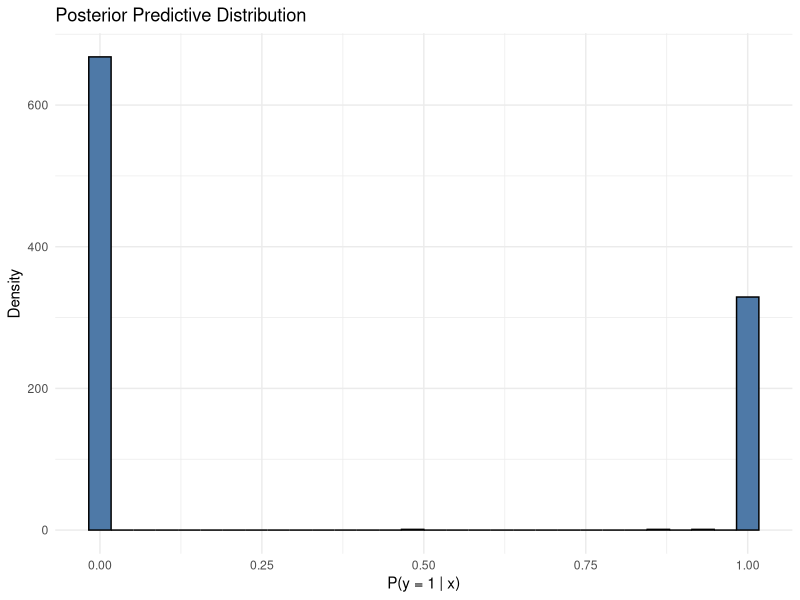

The R source for this figure:
## ---- chunk 1
knitr::opts_chunk$set(echo = TRUE,warning = FALSE, message = FALSE, fig.dim=c(4, 2.5), fig.align='center')
library("mvtnorm")
library("knitr")
library("ggplot2")

## ---- chunk 2
library("mvtnorm")
#(a)
data <- read.csv("Disease.csv")
data <- as.data.frame(data)
#normalize age,symtoms and white blood counts
age_mean <- mean(data$age)
age_sd <- sd(data$age)
duration_mean <- mean(data$duration_of_symptoms)
duration_sd <- sd(data$duration_of_symptoms)
white_mean <- mean(data$white_blood)
white_sd <- sd(data$white_blood)

data[,2] <- (data[,2]-age_mean)/age_sd
data[,4] <- (data[,4]-duration_mean)/duration_sd
data[,6] <- (data[,6]-white_mean)/white_sd

y <- data[,7] #response
X <- as.matrix(data[,1:6]) #Covariates
Xnames <- colnames(X)

#log posterior distribution
LogPostLogistic <- function(betas,y,X,mu,Sigma){
  linPred <- X%*%betas;
  logLik <- sum( linPred*y - log(1 + exp(linPred)) );
  #log prior
  logPrior <- dmvnorm(betas, mu, Sigma, log=TRUE);
  
  return(logLik + logPrior)
}

#set the prior
mu <- rep(0,ncol(X))
sigma <- 2*diag(ncol(X))
#initial beta
initVal <- rep(0,ncol(X))

#using optim function fine the mode of beta(mean of posterior dist) and observed information at the mode(sigma of posterior dist)
OptimRes <- optim(initVal,LogPostLogistic,gr=NULL,y,X,mu,sigma,method=c("BFGS"),control=list(fnscale=-1),hessian=TRUE)

#find the mu of approx posterior (mode of beta)
approxPostMode <-matrix(OptimRes$par,1,ncol(X))
colnames(approxPostMode) <- Xnames
#find the sd of approx posterior
approxPostStd <- sqrt(diag(solve(-OptimRes$hessian))) # Computing approximate standard deviations.
approxPostStd <- matrix(approxPostStd,1,ncol(X))
colnames(approxPostStd) <- Xnames

#mode
mode <- approxPostMode
mode <- as.data.frame(mode)
kable(mode,caption = "Mode of beta")

#
observedInf <- solve(-(OptimRes$hessian))
observedInf <- as.data.frame(observedInf)
colnames(observedInf) <- Xnames
kable(observedInf,caption = "Observed Information Matrix (Inverse Negative Hessian)")
## ---- chunk 3
#find the 95% equal tail posterior probability interval for coefficient Age
Cred_int <- matrix(0,2,ncol(X)) # Create 95 % approximate credibility intervals for each coefficient
Cred_int[1,] <- approxPostMode - 1.96*approxPostStd
Cred_int[2,] <- approxPostMode + 1.96*approxPostStd
colnames(Cred_int) <- Xnames

cat("95% approximate credibility intervals for Age is [",Cred_int[1,2],Cred_int[2,2],"].","\n")
## ---- chunk 4
#Comparison with glm
glmModel<- glm(class_of_diagnosis ~ 0 + ., data = data, family = binomial)
print("Maximum Likelihood Estimates (MLE) for variable Age:")
coef(glmModel)[2]
print("Posterior Means for variable Age:")
approxPostMode[2]
## ---- chunk 5
#(b)
#normalizing the sample
xnew <- c(1,38,1,10,0,11000)
xnew_normalized <- c(1,(38-age_mean)/age_sd,1,(10-duration_mean)/duration_sd,0,(11000-white_mean)/white_sd)

#sampling beta from the posterior distribution
set.seed(12345)
beta_sample <- rmvnorm(1000,mean =approxPostMode,sigma=solve(-OptimRes$hessian))

#compute the predictive probability for different beta samples
predict_probs <- numeric(nrow(beta_sample)) 
for (i in 1:nrow(beta_sample)) {
  beta <- beta_sample[i,]
  linPred <- sum(xnew*beta)
  prob <- 1/(1+exp(-linPred))
  predict_probs[i] <- prob
}


#hist(predict_probs,breaks = 30,probability = T,main = "Posterior Predictive Distribution",xlab = "P(y=1|x)")

df_pred <- as.data.frame(predict_probs)
ggplot(df_pred, aes(x = predict_probs)) +
  geom_histogram( bins = 30,fill="#4E79A7", color="black") +
  labs(
    title = "Posterior Predictive Distribution",
    x = "P(y = 1 | x)",
    y = "Density"
  ) +
  theme_minimal()

